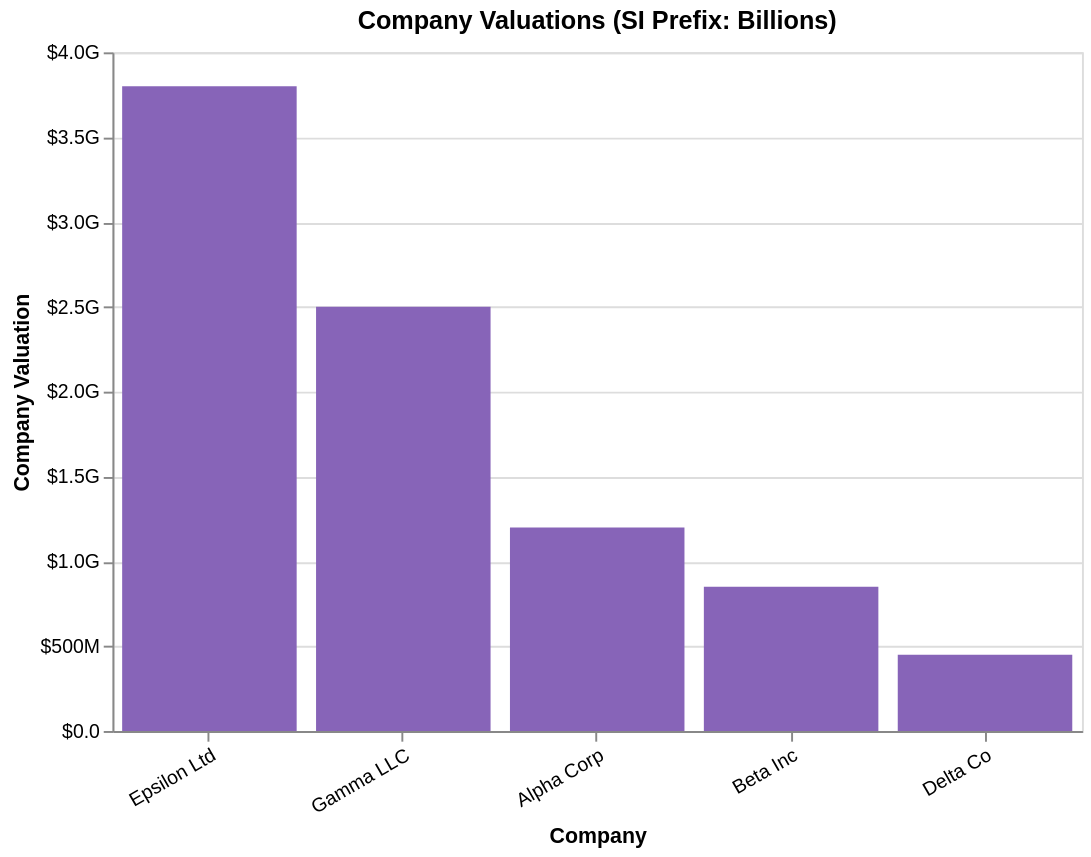

Here is the Vega-Lite specification saved for this chart:
### Vega-Lite specification from a JSON file in a GitHub repository (floating-point values rounded to 4 significant figures)
{"$schema": "https://vega.github.io/schema/vega-lite/v5.json", "description": "Large numbers with SI prefix formatting (K, M, B)", "width": 500, "height": 350, "data": {"values": [{"company": "Alpha Corp", "valuation": 1200000000}, {"company": "Beta Inc", "valuation": 850000000}, {"company": "Gamma LLC", "valuation": 2500000000}, {"company": "Delta Co", "valuation": 450000000}, {"company": "Epsilon Ltd", "valuation": 3800000000}]}, "mark": {"type": "bar", "color": "#8764B8"}, "encoding": {"x": {"field": "company", "type": "nominal", "sort": {"field": "valuation", "op": "sum", "order": "descending"}, "axis": {"title": "Company", "labelAngle": -30}}, "y": {"field": "valuation", "type": "quantitative", "axis": {"title": "Company Valuation", "format": "$,.2s"}}}, "title": "Company Valuations (SI Prefix: Billions)"}
